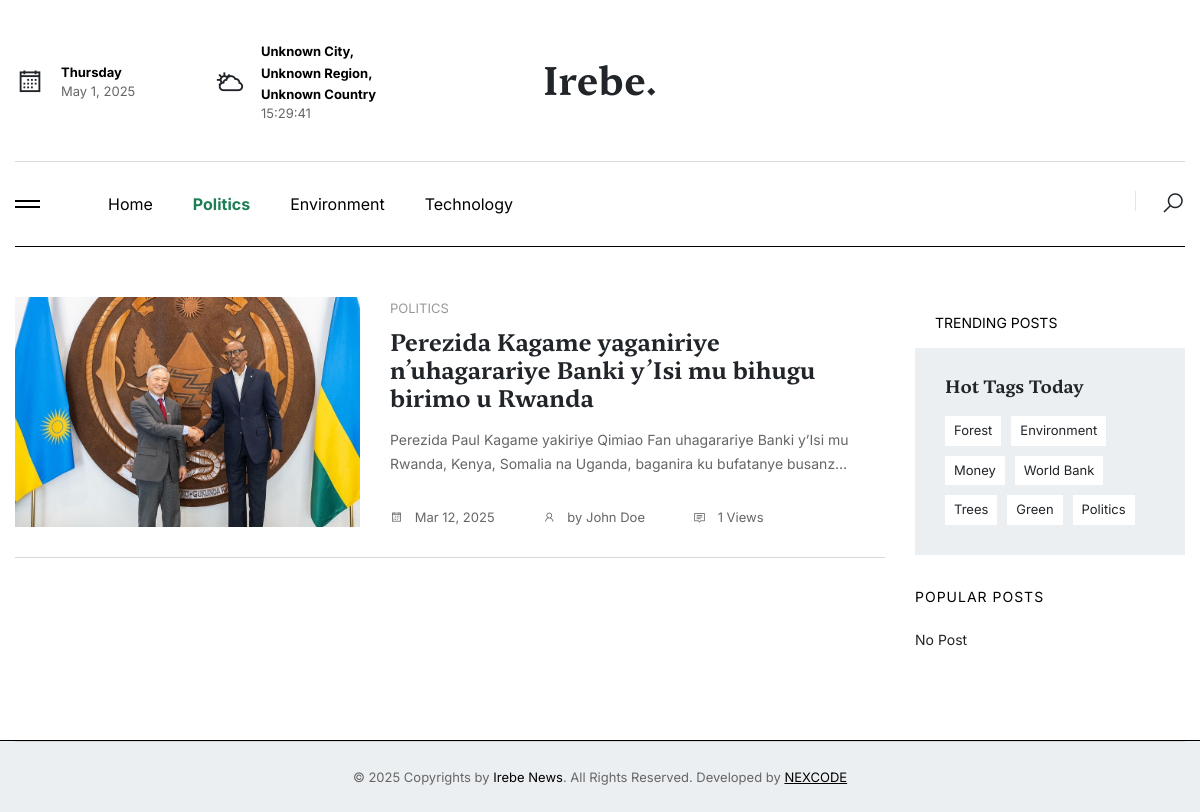
Before: /category/politics/ with the older database file.
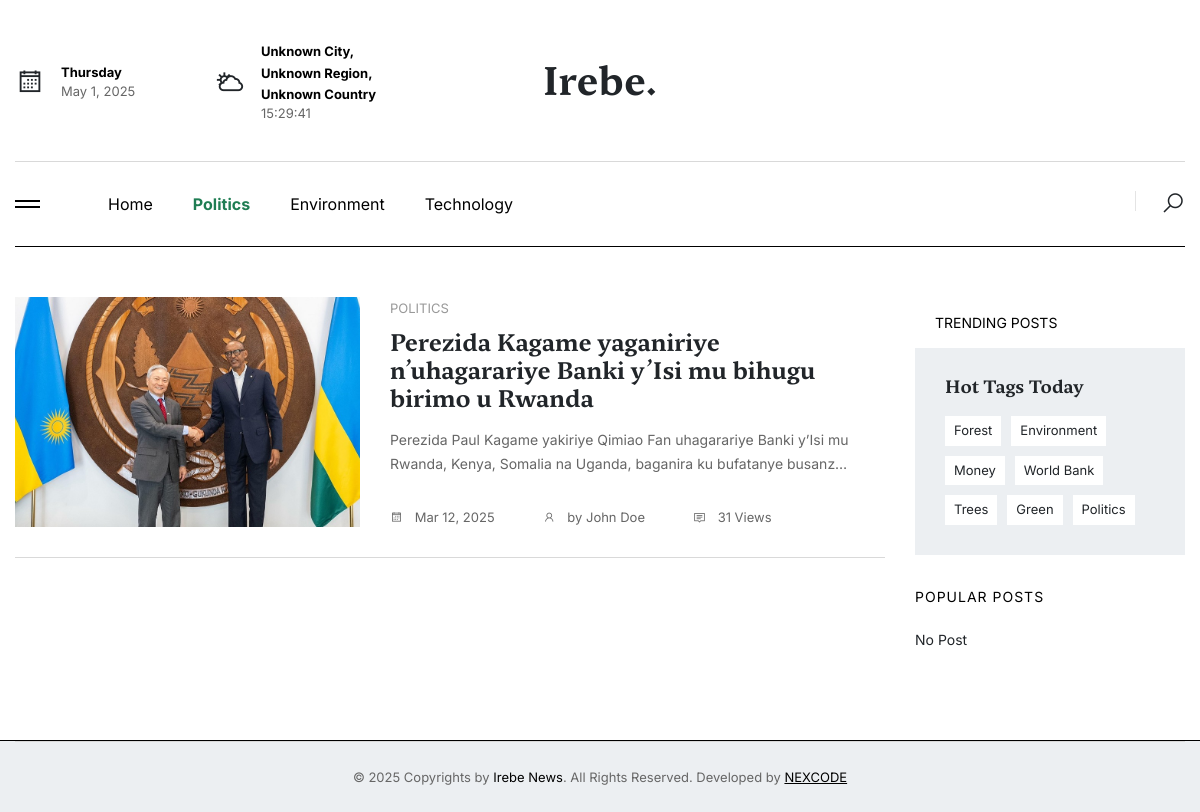
After: the same page with the newer database file.
### base/models.py (models this page shows, shortened)
class Article(models.Model):
    title = models.CharField(max_length=255)
    slug = models.SlugField(unique=True, blank=True, max_length=255)
    content = RichTextField()  # Use RichTextField from CKEditor instead of TextField
    author = models.ForeignKey(settings.AUTH_USER_MODEL, on_delete=models.CASCADE)  # Updated to reference custom user model
    category = models.ForeignKey(Category, on_delete=models.SET_NULL, null=True, blank=True)
    tags = models.ManyToManyField(Tag, related_name='articles')
    published_at = models.DateTimeField(auto_now_add=True)
    updated_at = models.DateTimeField(auto_now=True)
    status = models.CharField(max_length=20, choices=[('draft', 'Draft'), ('published', 'Published')], default='draft')
    language = models.CharField(max_length=50, default='en')
    views = models.PositiveIntegerField(default=0)
    created_at = models.DateTimeField(default=timezone.now)
    updated_at = models.DateTimeField(auto_now=True)
    video_url = models.URLField(null=True, blank=True)
    sponsored = models.BooleanField(default=False)
    sponsored_link = models.URLField(null=True, blank=True)
    class Meta:
        verbose_name_plural = "Articles"

class ArticleImage(models.Model):
    article = models.ForeignKey(Article, on_delete=models.CASCADE)
    image = ProcessedImageField(
        upload_to=article_image_path,
        processors=[ResizeToFill(1080, 600)],
        options={'quality': 90},
        null=True,
        blank=True,
    )
    caption = models.CharField(max_length=255, null=True, blank=True)
    def image_preview(self):
        """Display a thumbnail of the article image in the list view."""
        if self.image:
            return format_html('<img src="{}" width="50" height="50" />', self.image.url)
        return "No image"
    image_preview.short_description = "Image Preview"
    class Meta:
        verbose_name_plural = "Article Images"

class Category(models.Model):
    name = models.CharField(max_length=100, unique=True)
    slug = models.SlugField(max_length=255, unique=True, blank=True)
    description = models.TextField()
    image = ProcessedImageField(
        upload_to=category_image_path,
        processors=[ResizeToFill(800, 800)],
        options={'quality': 90},
        null=True,
        blank=True,
    )
    created_at = models.DateTimeField(auto_now_add=True)
    updated_at = models.DateTimeField(auto_now=True)
    class Meta:
        verbose_name_plural = "Categories"

### account/models.py (models this page shows, shortened)
class User(AbstractBaseUser, PermissionsMixin):
    ROLE_CHOICES = (
        ('admin', 'Admin'),
        ('editor', 'Editor'),
        ('journalist', 'Journalist'),
        ('guest', 'Guest'),
    )
    email = models.EmailField(unique=True)
    name = models.CharField(max_length=255)
    phone_number = models.CharField(max_length=15, unique=True)
    image = ProcessedImageField(
        upload_to=user_image_path,
        processors=[ResizeToFill(720, 720)],
        format='JPEG',
        options={'quality': 90},
        null=True,
        blank=True,
    )
    role = models.CharField(max_length=30, choices=ROLE_CHOICES, default='guest')
    slug = models.SlugField(unique=True, max_length=255, null=True, blank=True)
    username = models.CharField(max_length=255, unique=True, null=True, blank=True)
    added_by = models.ForeignKey('self', on_delete=models.CASCADE, null=True, blank=True, related_name='added_users')
    is_active = models.BooleanField(default=True)
    is_staff = models.BooleanField(default=False)
    created_at = models.DateTimeField(default=timezone.now)
    updated_at = models.DateTimeField(auto_now=True)
    objects = CustomUserManager()
    USERNAME_FIELD = 'email'
    REQUIRED_FIELDS = ['name', 'phone_number']

### base/views.py (the view)
# urls.py: path('category/<slug:category_slug>/', showCategoryArticles, name='showCategoryArticles'),
def showCategoryArticles(request, category_slug):
    categories = Category.objects.all()
    category = get_object_or_404(Category, slug=category_slug)
    articles = Article.objects.filter(category=category, status='published').order_by('-created_at')
    timeThreshold = timezone.now() - timedelta(hours=24)
    weekTimeThreshold = timezone.now() - timedelta(days=7)
    topArticle = Article.objects.filter(category=category, status='published', created_at__gte=timeThreshold)\
                                .order_by('-views').first()
    mostViewedWeeklyArticle = Article.objects.filter(category=category, status='published', created_at__gte=weekTimeThreshold)\
                                             .order_by('-views').first()
    if mostViewedWeeklyArticle:
        mostViewedWeeklyArticles = Article.objects.filter(category=category, status='published', created_at__gte=weekTimeThreshold)\
                                                  .exclude(id=mostViewedWeeklyArticle.id)\
                                                  .order_by('-views')[:3]
    else:
        mostViewedWeeklyArticles = Article.objects.filter(category=category, status='published', created_at__gte=weekTimeThreshold)\
                                                  .order_by('-views')[:3]
    tags = Tag.objects.all().order_by('?')
    sponsoredArticles = Article.objects.filter(category=category, status='published', sponsored=True).order_by('-created_at')
    sponsoredArticleRecent2 = None
    if sponsoredArticles.exists():
        firstSponsored = sponsoredArticles.first()
        sponsoredArticleRecent2 = sponsoredArticles.exclude(id=firstSponsored.id).first()
    context = {
        'categories': categories,
        'category': category,
        'articles': articles,
        'topArticle': topArticle,
        'mostViewedWeeklyArticle': mostViewedWeeklyArticle,
        'mostViewedWeeklyArticles': mostViewedWeeklyArticles,
        'tags': tags,
        'sponsoredArticleRecent2': sponsoredArticleRecent2,
    }
    return render(request, 'pages/category_articles.html', context)

### templates/pages/category_articles.html (shortened to what the changed rows need)
{% extends 'layouts/app.html' %}
{% load static %}
{% load humanize %}
{% block content %}
<section class="tc-popular-posts-blog">
    <div class="container">
        <div class="content-widgets pt-50 pb-50">
            <div class="row">
                <div class="col-lg-9">
                    <div class="tc-post-list-style3">
                        <div class="items">
                            {% for article in articles %}
                                <div class="item">
                                    <div class="row">
                                        <div class="col-lg-5">
                                            <div class="img th-230 img-cover overflow-hidden">
                                                {% with articleImage=article.articleimage_set.first %}
                                                    {% if articleImage %}
                                                        <img src="{{ articleImage.image.url }}" alt="{{ articleImage.caption }}">
                                                    {% else %}
                                                        <img src="https://upload.wikimedia.org/wikipedia/commons/d/d1/Image_not_available.png" alt="Default Image">
                                                    {% endif %}
                                                {% endwith %}
                                            </div>
                                        </div>
                                        <div class="col-lg-7">
                                            <div class="content mt-20 mt-lg-0">
                                                {% if article.category %}
                                                    <a href="{% url 'base:showCategoryArticles' article.category.slug %}" class="color-999 fsz-13px text-uppercase mb-10">
                                                        {{ article.category.name }}
                                                    </a>
                                                {% endif %}
                                                <h4 class="title mb-15">
                                                    <a href="{% url 'base:showArticle' article.slug %}">{{ article.title }}</a>
                                                </h4>
                                                <div class="text color-666">
                                                    {{ article.content|safe|truncatechars:140 }}
                                                </div>
                                                <div class="meta-bot fsz-13px color-666">
                                                    <ul class="d-flex">
                                                        <li class="date me-5">
                                                            <a href="#"><i class="la la-calendar me-2"></i> {{ article.created_at|date:"M d, Y" }}</a>
                                                        </li>
                                                        <li class="author me-5">
                                                            <a href="#"><i class="la la-user me-2"></i> by {{ article.author.name }}</a>
                                                        </li>
                                                        <li class="comment">
                                                            <a href="#"><i class="la la-comment me-2"></i> {{ article.views }} Views</a>
                                                        </li>
                                                    </ul>
                                                </div>
                                            </div>
                                        </div>
                                    </div>
                                </div>
                            {% empty %}
                                No Post
                            {% endfor %}
                        </div>
                    </div>
                </div>
            </div>
        </div>
    </div>
</section>
{% endblock %}

Changed rows visible on the page:
changed Article "Perezida Kagame yaganiriye n’uhagarariye Banki y’Isi mu bihugu birimo u Rwanda": views "1" → "31"
